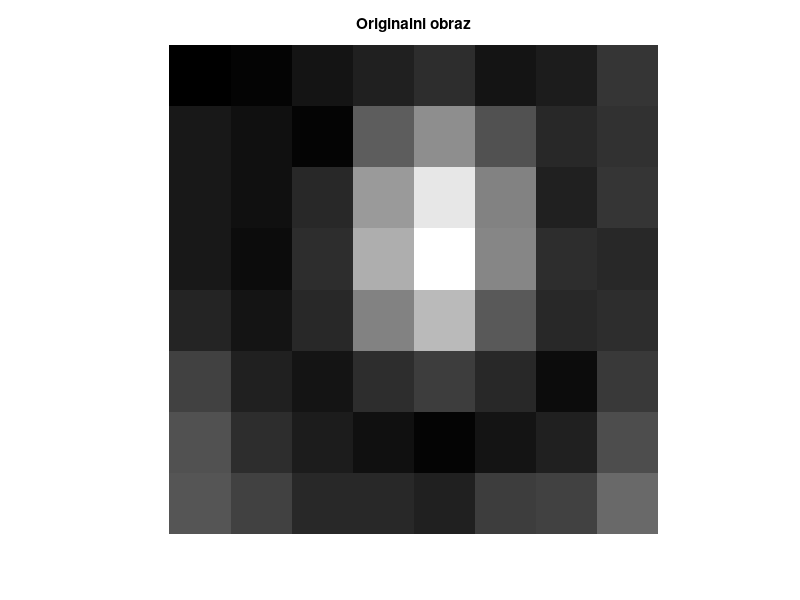
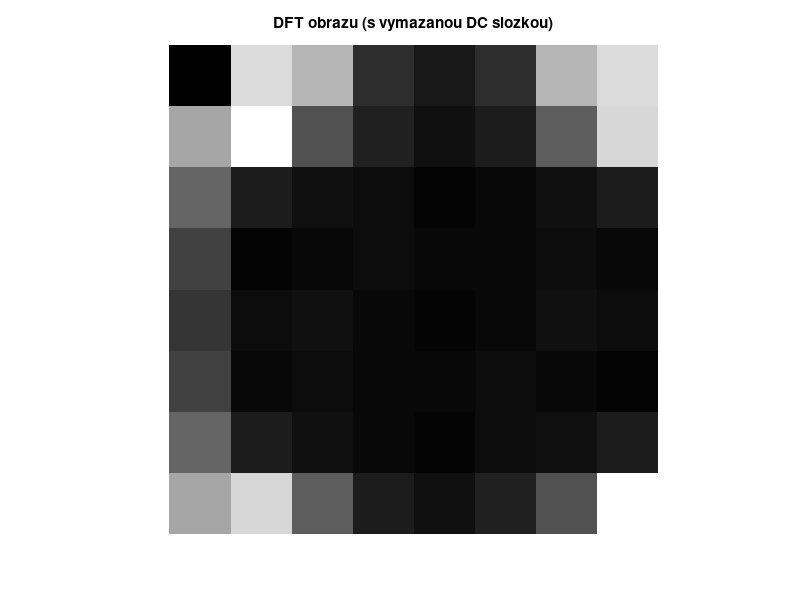
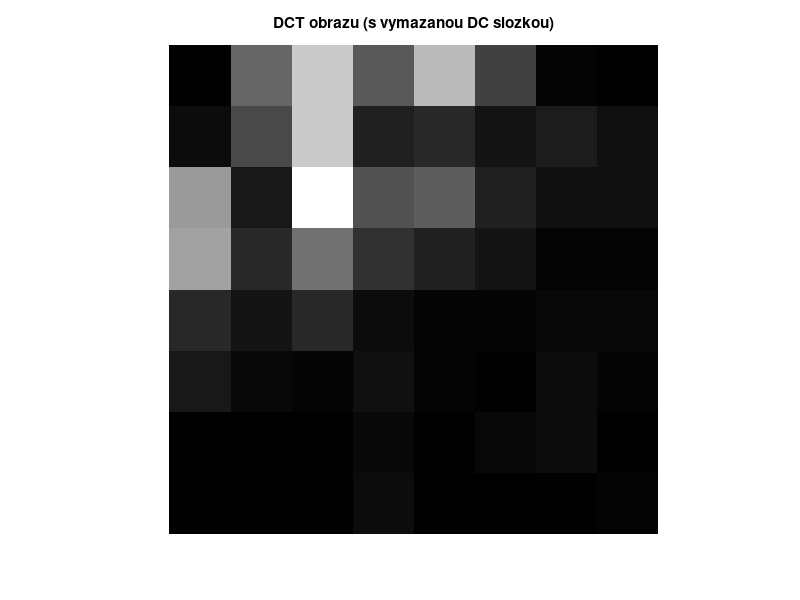
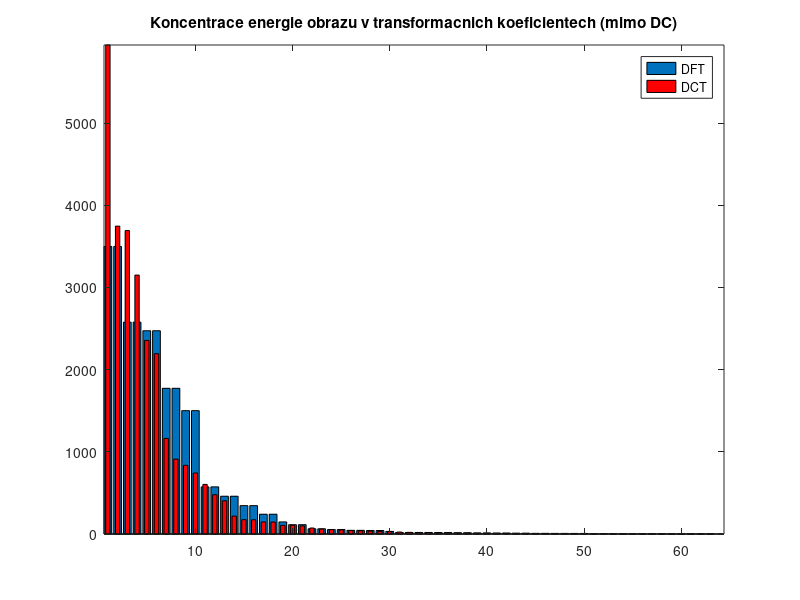

Recreate these plots in MATLAB, in order.
%Ukazka vypoctu dvojrozmerne DFT a DCT obrazu o velikosti 8x8 pixelu

close all

%% Obraz
obraz = [
    52    55    61    66    70    61    64    73
    63    59    55    90   109    85    69    72
    62    59    68   113   144   104    66    73
    63    58    71   122   154   106    70    69
    67    61    68   104   126    88    68    70
    79    65    60    70    77    68    58    75
    85    71    64    59    55    61    65    83
    87    79    69    68    65    76    78    94];

% obraz = [
%     -76      -73      -67      -62      -58      -67      -64      -55
%     -65      -69      -73      -38      -19      -43      -59      -56
%     -66      -69      -60      -15       16      -24      -62      -55
%     -65      -70      -57       -6       26      -22      -58      -59
%     -61      -67      -60      -24       -2      -40      -60      -58
%     -49      -63      -68      -58      -51      -60      -70      -53
%     -43      -57      -64      -69      -73      -67      -63      -45
%     -41      -49      -59      -60      -63      -52      -50      -34];

%zobrazeni
figure
imshow(obraz, [])
title('Originalni obraz')

%uprava stejnosmerne slozky
% obraz = obraz-128
obraz = obraz-mean(obraz(:))  %zbavime se ji odectenim prumeru; ostatnich slozek se to nedotkne

%% DFT (vypoctena pomoci FFT2)
obraz_fft = fft2(obraz) / 8;  %unitarni FFT
%modul
obraz_fft_abs = abs(obraz_fft);
%zaokrouhlena verze
% obraz_fft_abs_round = round(obraz_fft_abs);

%% DCT
obraz_dct = dct2(obraz);
obraz_dct_abs = abs(obraz_dct);
% obraz_dct_round = round(obraz_dct);

%% normalizace a zobrazeni
% obraz_fft_abs_normalized = obraz_fft_abs/max(max([obraz_fft_abs obraz_dct_abs]))
obraz_fft_abs_normalized = obraz_fft_abs/max(max(obraz_fft_abs))
obraz_dct_abs_normalized = abs(obraz_dct)/max(max(obraz_dct_abs))

%zobrazeni
%imshow(obraz_fft_abs, [])
figure
% imshow(log10(obraz_fft_abs_normalized), [])
imshow(obraz_fft_abs_normalized, [])
title('DFT obrazu (s vymazanou DC slozkou)')

%zobrazeni
% figure
% imshow(obraz_dct, [])
figure
% imshow(log10(obraz_dct_abs_normalized), [])
imshow(obraz_dct_abs_normalized, [])
title('DCT obrazu (s vymazanou DC slozkou)')

%% Profily energie
energie_fft = (sort(obraz_fft_abs(:),'descend')).^2; % / sum(obraz_dct_abs(:));
energie_dct = (sort(obraz_dct_abs(:),'descend')).^2; %/ sum(obraz_dct_abs(:));

figure
h_fft = bar(energie_fft);
hold on
h_dct = bar(energie_dct,'r','BarWidth',.45);
axis tight
title('Koncentrace energie obrazu v transformacnich koeficientech (mimo DC)')
legend('DFT','DCT')